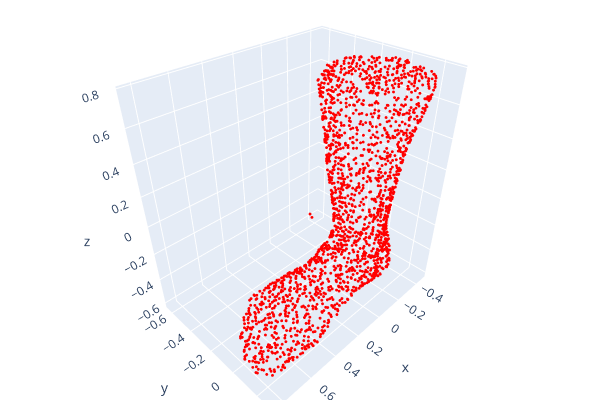

Notebook cell for this chart:
### Code cell
sample_points_path = os.path.join(fc.selected_path, fc.selected_filename)
visualize_pointcloud(sample_points_path, stride=10, flip_axis=-1, postprocess_fn=pc_normalize)

### Figure 1 — Plotly figure (JSON) as saved in the notebook; plotly's stock layout.template omitted (floating-point values rounded to 4 significant figures; data arrays with more than 128 entries replaced by an {"elided": "..."} marker saying what was removed)
{"data": [{"marker": {"color": {"elided": "1988x3 int values"}, "size": 1}, "mode": "markers", "type": "scatter3d", "x": {"elided": "1988 float values"}, "y": {"elided": "1988 float values"}, "z": {"elided": "1988 float values"}}], "layout": {"height": 400, "margin": {"b": 0, "l": 0, "r": 0, "t": 0}, "scene": {"camera": {"center": {"x": 0, "y": 0, "z": 0}, "up": {"x": 0, "y": 0, "z": 1}}}, "showlegend": false, "width": 600}}
